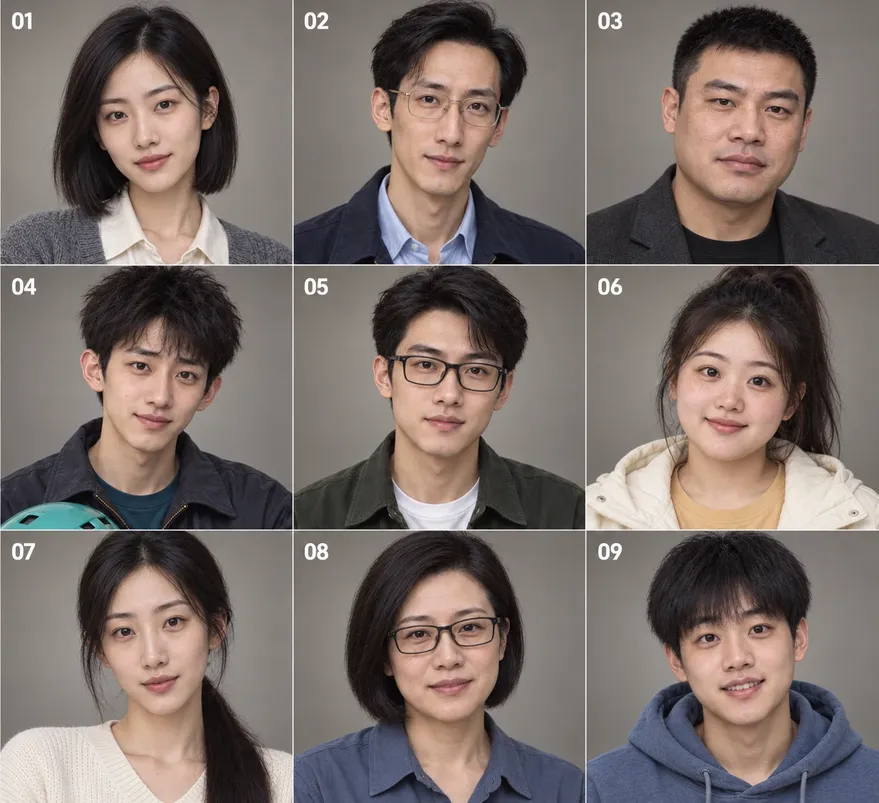
#> input picture assets/images/cast-reference.webp, 879 x 803 px, shrunk from 1312 x 1199 before the run
$ python scripts_prepare_v4_assets.py
#> lines starting #> are read from the running program, lines starting #| are printed output that depends on the picture
from pathlib import Path
from PIL import Image

root = Path(__file__).parent
source = Image.open(root / "assets/images/cast-reference.webp")
#> source is the input picture: PIL image 879x803 RGB; mean R, G, B 121.9, 110.5, 105.8
output = root / "assets/characters"
output.mkdir(parents=True, exist_ok=True)
names = ["01-lin", "02-shen", "03-zhou", "04-tang", "05-lu", "06-xu", "07-jiang", "08-song", "09-liang"]
w, h = source.size
#> w = 879; h = 803
xs = [round(i * w / 3) for i in range(4)]
#> xs = [0, 293, 586, 879]
ys = [round(i * h / 3) for i in range(4)]
#> ys = [0, 268, 535, 803]
for i, name in enumerate(names):
    row, col = divmod(i, 3)
    x0, x1 = xs[col], xs[col + 1]
    y0, y1 = ys[row], ys[row + 1]
    dx, dy = int((x1 - x0) * .055), int((y1 - y0) * .035)
    crop = source.crop((x0 + dx, y0 + dy, x1 - dx, y1 - dy))
    crop.save(output / f"{name}.webp", "WEBP", quality=90, method=6)
#> this loop made 9 passes
#> pass 1, `crop = source.crop((x0 + dx, y0 + dy, x1 - dx, y1 - dy))`:
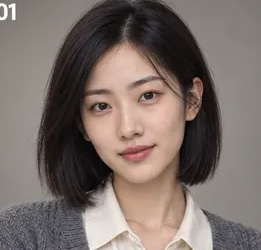
#> crop: PIL image 261x250 RGB; mean R, G, B 123.1, 110.5, 104.6
#> pass 2, `crop = source.crop((x0 + dx, y0 + dy, x1 - dx, y1 - dy))`:
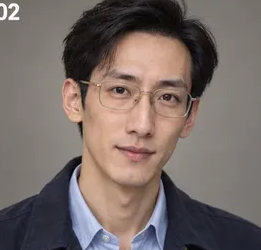
#> crop: PIL image 261x250 RGB; mean R, G, B 119.8, 107.2, 103.2
#> pass 3, `crop = source.crop((x0 + dx, y0 + dy, x1 - dx, y1 - dy))`:
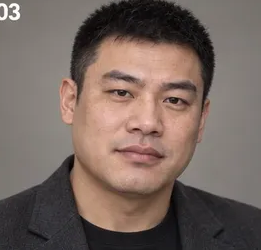
#> crop: PIL image 261x250 RGB; mean R, G, B 118.5, 102.4, 95.4
#> after the loop:
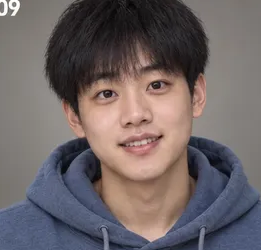
#> crop: PIL image 261x250 RGB; mean R, G, B 110.5, 100.9, 102

generated = Path(r"C:\Users\35504\.codex\generated_images\01a0fd5e-02c0-7b73-9ba6-17e21df9b0c7\exec-66839092-13ee-468a-8e6c-d1407457b004.png")
#> (the run stopped early here; a loop or call above may not have finished)

$ run again, with assets/images/ai-identity-check-v5.webp copied over assets/images/cast-reference.webp
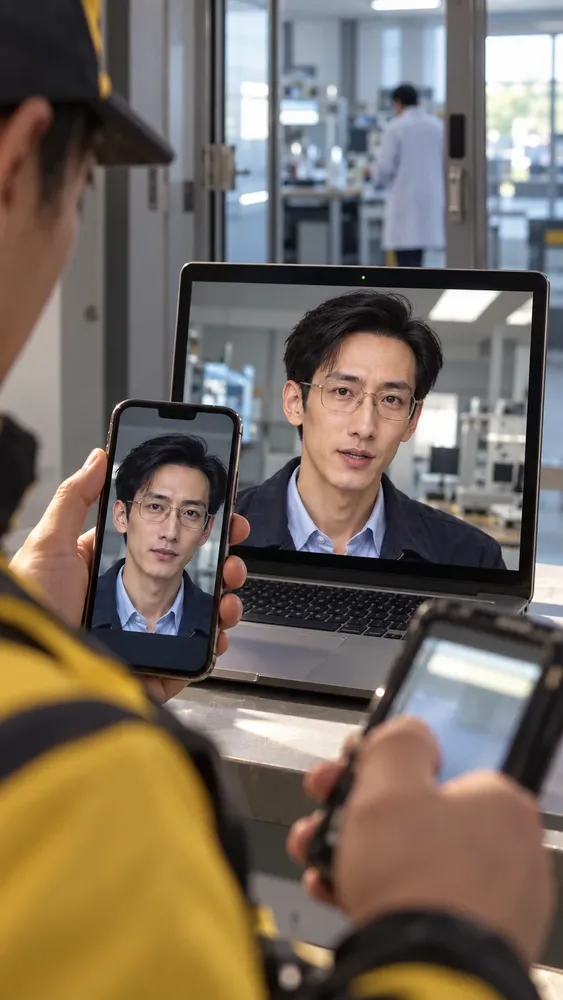
#> input picture assets/images/ai-identity-check-v5.webp, 563 x 1000 px, shrunk from 941 x 1672 before the run
#> source is the input picture: PIL image 563x1000 RGB; mean R, G, B 118.9, 107.1, 95.5
#> the loop `for i, name in enumerate(names):` made 9 passes
#> pass 1, `crop = source.crop((x0 + dx, y0 + dy, x1 - dx, y1 - dy))`:
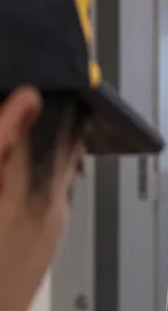
#> crop: PIL image 168x311 RGB; mean R, G, B 87, 76.5, 73.4
#> after the loop `for i, name in enumerate(names):`:
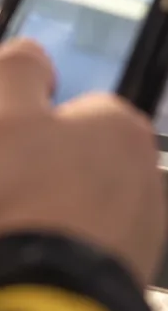
#> crop: PIL image 168x311 RGB; mean R, G, B 121.7, 100.1, 91

$ run again, with assets/images/archive-motion-01-v1.webp copied over assets/images/cast-reference.webp
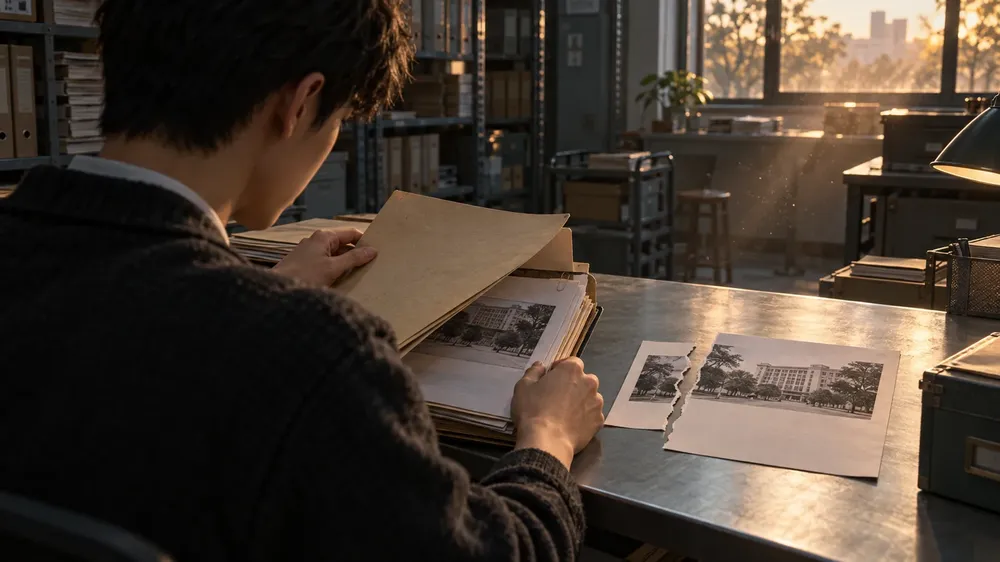
#> input picture assets/images/archive-motion-01-v1.webp, 1000 x 562 px, shrunk from 1600 x 900 before the run
#> source is the input picture: PIL image 1000x562 RGB; mean R, G, B 71.3, 59.8, 49.8
#> the loop `for i, name in enumerate(names):` made 9 passes
#> pass 1, `crop = source.crop((x0 + dx, y0 + dy, x1 - dx, y1 - dy))`:
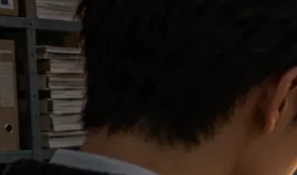
#> crop: PIL image 297x175 RGB; mean R, G, B 32.8, 25.2, 19.8
#> after the loop `for i, name in enumerate(names):`:
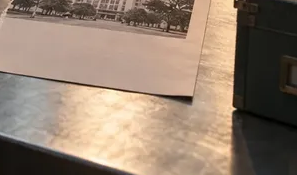
#> crop: PIL image 297x175 RGB; mean R, G, B 147, 127.6, 110.6

$ run again, with assets/images/archive-motion-02-v1.webp copied over assets/images/cast-reference.webp
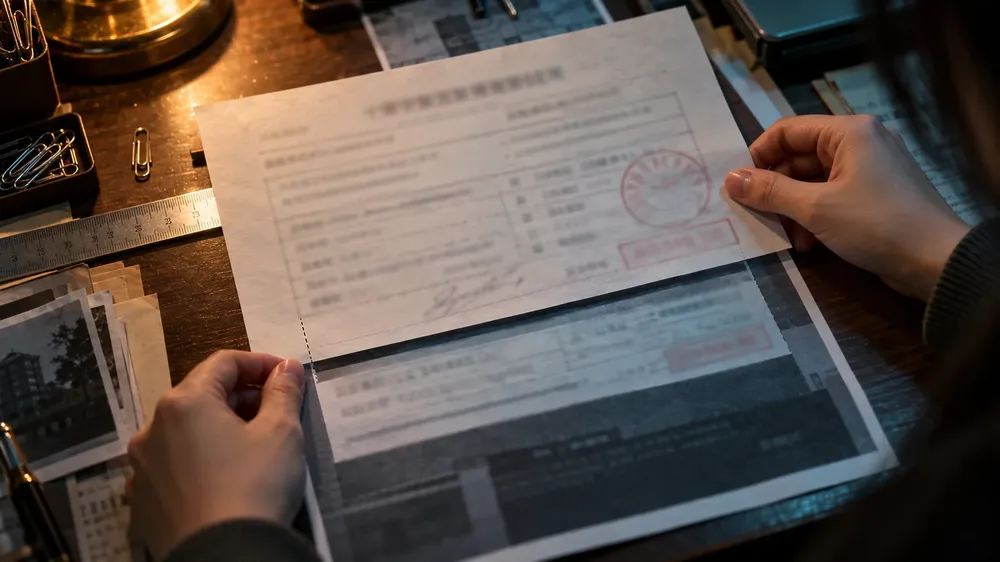
#> input picture assets/images/archive-motion-02-v1.webp, 1000 x 562 px, shrunk from 1600 x 900 before the run
#> source is the input picture: PIL image 1000x562 RGB; mean R, G, B 93.9, 82.1, 75.1
#> the loop `for i, name in enumerate(names):` made 9 passes
#> pass 1, `crop = source.crop((x0 + dx, y0 + dy, x1 - dx, y1 - dy))`:
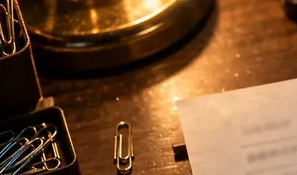
#> crop: PIL image 297x175 RGB; mean R, G, B 122, 80.9, 47.1
#> after the loop `for i, name in enumerate(names):`:
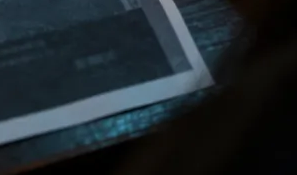
#> crop: PIL image 297x175 RGB; mean R, G, B 29.7, 38.8, 44.2
